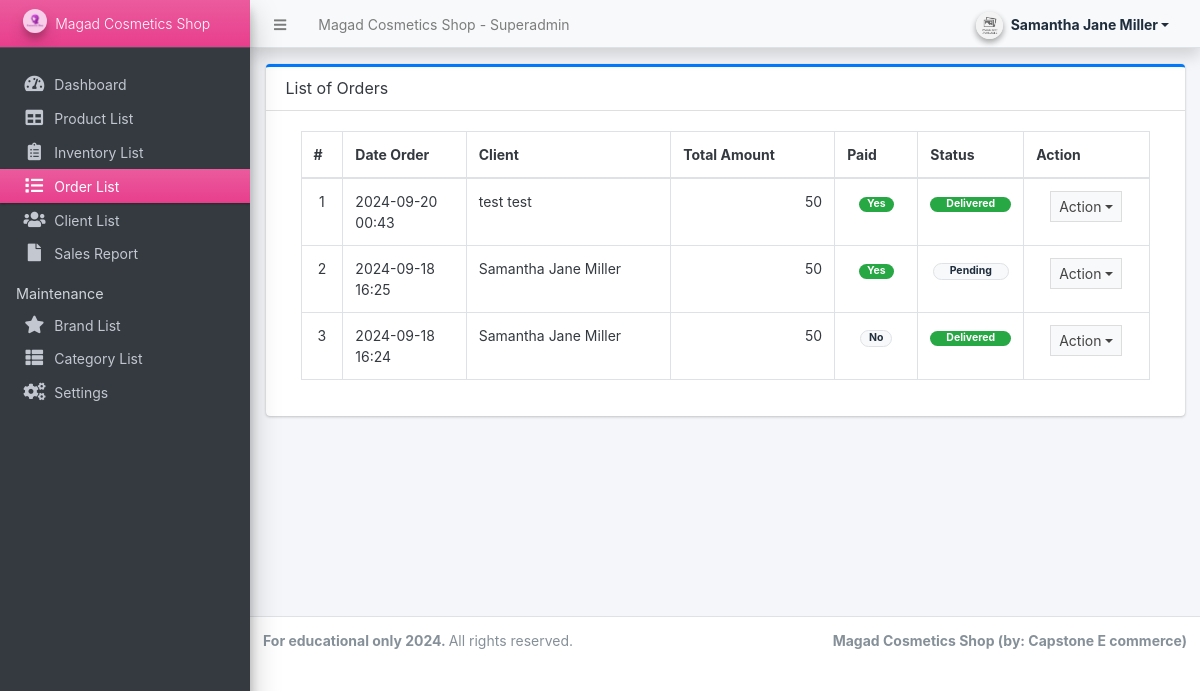
The page /superadmin/?page=orders (signed in) on the database as committed earlier.
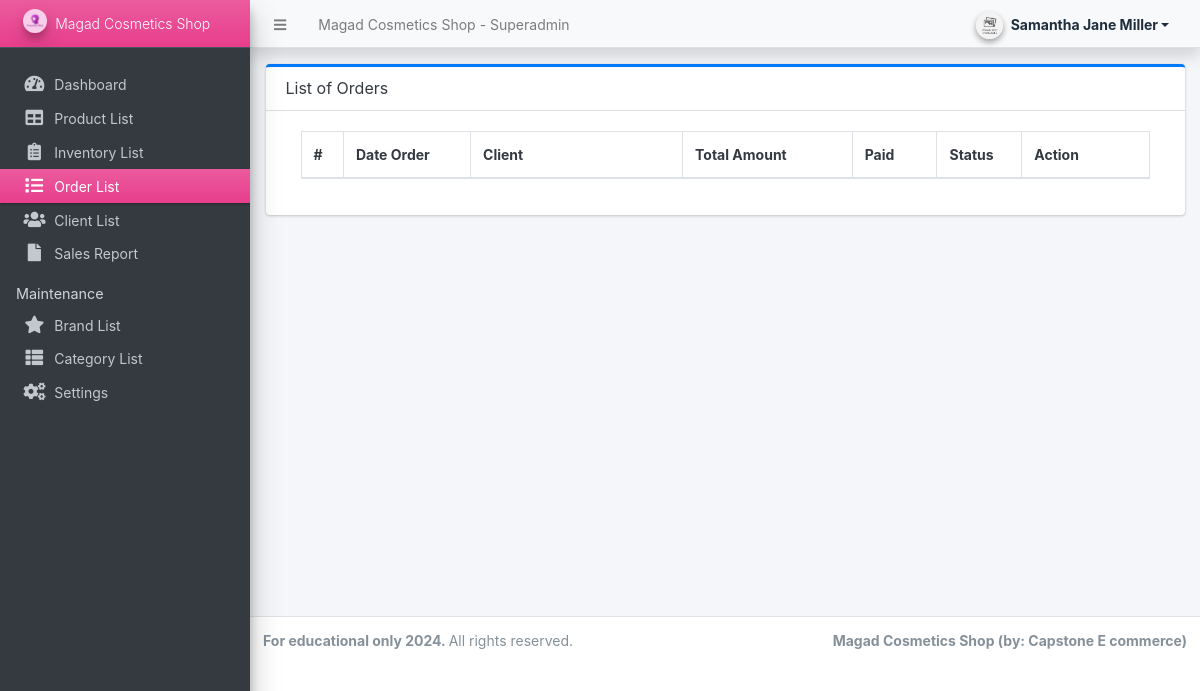
The same page on the database as committed later.
### tables this page shows
CREATE TABLE `orders` (
  `id` int(30) NOT NULL,
  `product_id` int(30) NOT NULL,
  `ref_code` varchar(100) NOT NULL,
  `client_id` int(30) NOT NULL,
  `delivery_address` text NOT NULL,
  `payment_method` varchar(100) NOT NULL,
  `order_type` tinyint(1) NOT NULL COMMENT '1= pickup,2= deliver',
  `amount` double NOT NULL,
  `status` tinyint(2) NOT NULL COMMENT '0 = pending,\\r\\n1= Packed,\\r\\n2 = Out for Delivery,\\r\\n3=Delivered,\\r\\n4=cancelled',
  `paid` tinyint(1) NOT NULL,
  `date_created` datetime NOT NULL,
  `date_updated` datetime NOT NULL
);

### superadmin/orders/index.php (the view, shortened to what this page needs)
<div class="card card-outline card-primary">
	<div class="card-header">
		<h3 class="card-title">List of Orders</h3>
	</div>
	<div class="card-body">
		<div class="container-fluid">
        <div class="container-fluid">
			<table class="table table-bordered table-stripped">
				<colgroup>
					<col width="5%">
					<col width="15%">
					<col width="25%">
					<col width="20%">
					<col width="10%">
					<col width="10%">
					<col width="15%">
				</colgroup>
				<thead>
					<tr>
						<th>#</th>
						<th>Date Order</th>
						<th>Client</th>
						<th>Total Amount</th>
						<th>Paid</th>
						<th>Status</th>
						<th>Action</th>
					</tr>
				</thead>
				<tbody>
					<?php
					$i = 1;
						$qry = $conn->query("SELECT o.*,concat(c.firstname,' ',c.lastname) as client from `orders` o inner join clients c on c.id = o.client_id order by unix_timestamp(o.date_created) desc ");
						while($row = $qry->fetch_assoc()):
					?>
						<tr>
							<td class="text-center"><?php echo $i++; ?></td>
							<td><?php echo date("Y-m-d H:i",strtotime($row['date_created'])) ?></td>
							<td><?php echo $row['client'] ?></td>
							<td class="text-right"><?php echo number_format($row['amount']) ?></td>
							<td class="text-center">
                                <?php if($row['paid'] == 0): ?>
                                    <span class="badge badge-light border px-2 rounded-pill">No</span>
                                <?php else: ?>
                                    <span class="badge badge-success px-2 rounded-pill">Yes</span>
                                <?php endif; ?>
                            </td>
							<td class="text-center">
                                <?php if($row['status'] == 0): ?>
                                    <span class="badge badge-light border px-3 rounded-pill">Pending</span>
                                <?php elseif($row['status'] == 1): ?>
                                    <span class="badge badge-primary px-3 rounded-pill">Packed</span>
								<?php elseif($row['status'] == 2): ?>
                                    <span class="badge badge-warning px-3 rounded-pill">Out for Delivery</span>
								<?php elseif($row['status'] == 3): ?>
                                    <span class="badge badge-success px-3 rounded-pill">Delivered</span>
                                <?php else: ?>
                                    <span class="badge badge-danger px-3 rounded-pill">Cancelled</span>
                                <?php endif; ?>
                            </td>
							<td align="center">
								 <button type="button" class="btn btn-flat btn-default btn-sm dropdown-toggle dropdown-icon" data-toggle="dropdown">
				                  		Action
				                  </button>
							</td>
						</tr>
					<?php endwhile; ?>
				</tbody>
			</table>
		</div>
		</div>
	</div>
</div>

Rows that differ between the two databases and show on the page:
removed orders: date_created "2024-09-20 00:43", client "test test", amount "50", paid "Yes", status "Delivered"
removed orders: date_created "2024-09-18 16:25", client "Samantha Jane Miller", amount "50", paid "Yes", status "Pending"
removed orders: date_created "2024-09-18 16:24", client "Samantha Jane Miller", amount "50", paid "No", status "Delivered"
